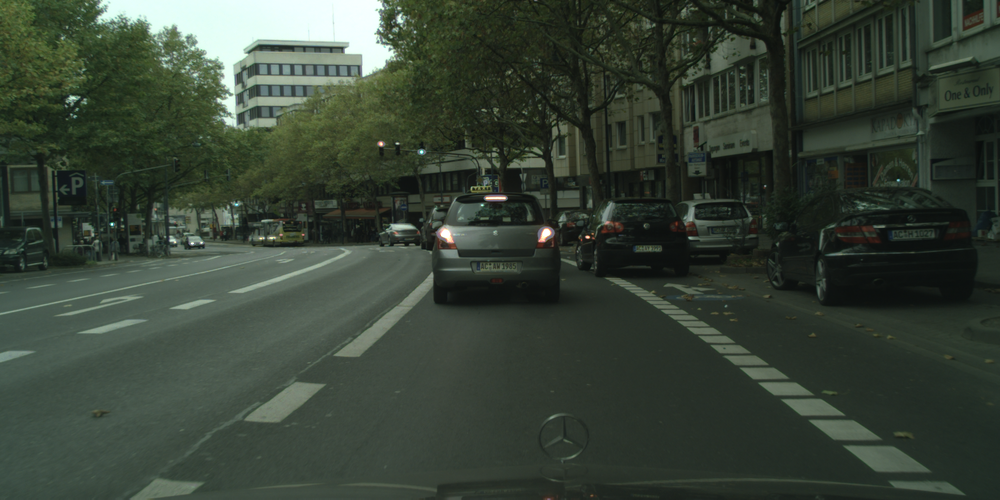
#> input picture single_image/aachen_000011_000019_leftImg8bit.png, 1000 x 500 px, shrunk from 2048 x 1024 before the run, found by its file name
$ python data_process.py
#> lines starting #> are read from the running program, lines starting #| are printed output that depends on the picture
from PIL import Image, ImageDraw, ImageFont
import json
from typing import List, Tuple


def put_text(image_path: str, x: int, y: int, text: str) -> None:
    """
    Put text on an image and save the result.

    Args:
        image_path (str): Path to the input image.
        x (int): X-coordinate of the text.
        y (int): Y-coordinate of the text.
        text (str): Text to be added.
    """
    # Open the image using PIL
    image = Image.open(image_path)
    # Create a drawing object
    draw = ImageDraw.Draw(image)
    # Choose a font and size
    font_size = 16  # Adjust the font size as needed
    font = ImageFont.truetype("arial.ttf", font_size)
    # Draw the text on the image
    draw.text((x, y), text, font=font, fill=(0, 255, 0))
    image.show()


def find_min_max_point(points: List[Tuple[int, int]]) -> Tuple[int, int, int, int]:
    """
    Find the minimum and maximum points from a list of (width, height) points.

    Args:
        points (List[Tuple[int, int]]): List of (width, height) points.

    Returns:
        Tuple[int, int, int, int]: Minimum and maximum height and width values.
    """
    max_w, max_h = 0, 0
    min_w, min_h = float('inf'), float('inf')

    for w, h in points:
        if h > max_h:
            max_h = h
        if h < min_h:
            min_h = h
        if w > max_w:
            max_w = w
        if w < min_w:
            min_w = w

    return min_h, max_h, min_w, max_w


def crop_image(points: List[Tuple[int, int]], img_path: str, output_path: str):
    """
    Crop an image based on a list of points and save the cropped image.

    Args:
        points (List[Tuple[int, int]]): List of (x, y) points representing the polygon.
        img_path (str): Path to the input image.
        output_path (str): Path to save the cropped image.

    Returns:
        None
    """
    img = Image.open(img_path)
    min_h, max_h, min_w, max_w = find_min_max_point(points)
    offset = 0  # Adjust this offset as needed
    cropped_img = img.crop((min_w - offset, min_h - offset, max_w + offset, max_h + offset))
    cropped_img.save(output_path)


def get_json_points(json_path: str) -> List[List[Tuple[int, int]]]:
    """
    Extracts polygon points from a JSON file containing object information.

    Args:
        json_path (str): Path to the JSON file.

    Returns:
        List[List[Tuple[int, int]]]: List of polygons, where each polygon is represented as a list of (x, y) points.
    """
    lst_points = []
    with open(json_path, 'r') as file:
        json_data = json.load(file)
        for obj in json_data["objects"]:
            if obj["label"] == "traffic light":
                lst_points.append(obj["polygon"])
    return lst_points


def main():
    base_path = "C:/Users/user/PycharmProjects/pythonProject5/mobileye-mobileye-group6/images_set/"
    img_path = base_path + "aachen_000011_000019_leftImg8bit.png"
    json_path = base_path + "aachen_000011_000019_gtFine_polygons.json"
    lst_points = get_json_points(json_path=json_path)
#> (reads single_image/aachen_000011_000019_gtFine_polygons.json from the repository)
    for i in range(len(lst_points)):
        crop_image(lst_points[i], img_path=img_path, output_path=f"out_img{i + 13}.png")
#> in crop_image, img is the input picture: PIL image 1000x500 RGB; mean R, G, B 55.5, 66.2, 54.3
#> in crop_image, `cropped_img = img.crop((min_w - offset, min_h - offset, max_w + offset..`:
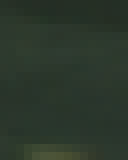
#> cropped_img: PIL image 16x20 RGB (shown 8 times larger); mean R, G, B 43.4, 55.2, 43.6

    print(lst_points)
    min_h, max_h, min_w, max_w = find_min_max_point(lst_points[0])
#> min_h = 341; max_h = 361; min_w = 982; max_w = 998
    put_text(img_path, (min_w + max_w) // 2, (min_h + max_h) // 2, "X")


if __name__ == "__main__":
    main()
